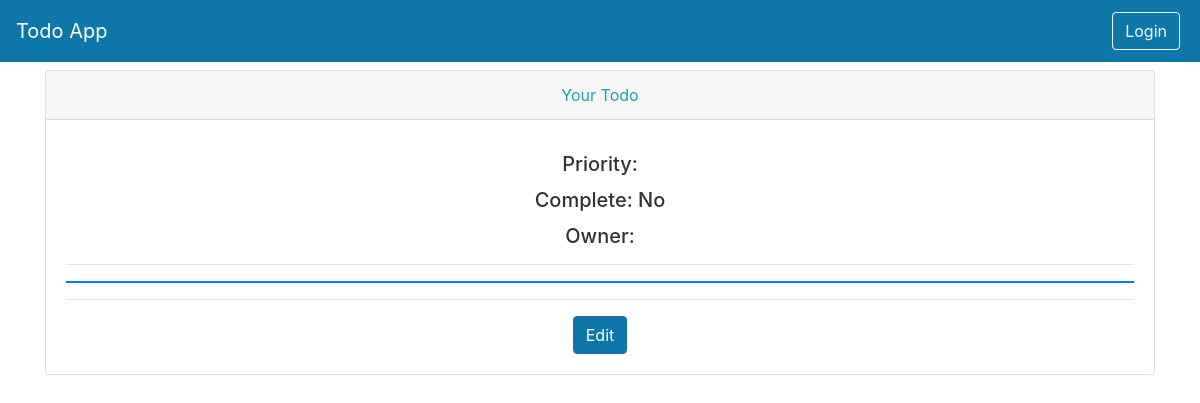
/todos/view-todo/14, run on an earlier commit of the app's database.
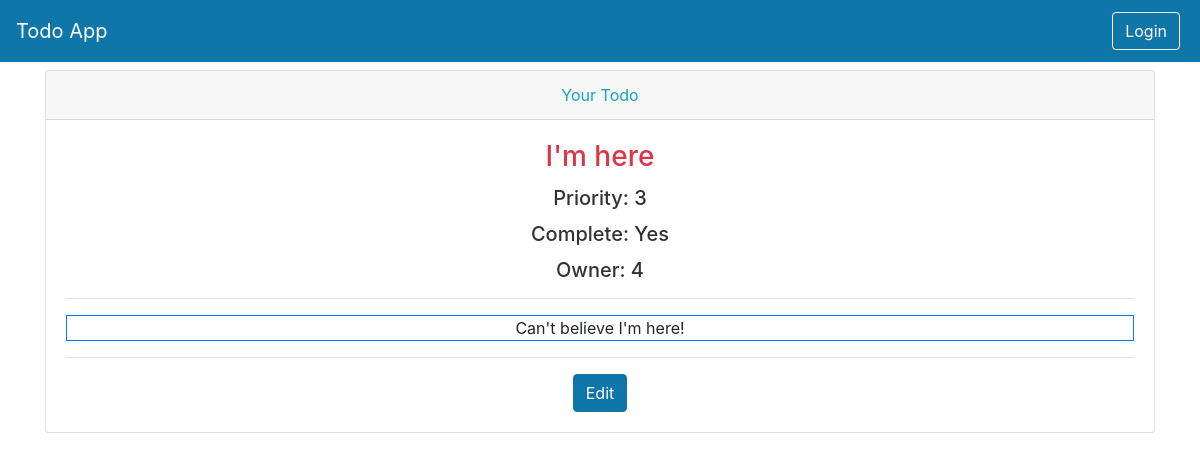
And on a later commit of the database.
### models.py (models this page shows)
class Todos(Base):
    __tablename__ = "todos"
    id = Column(Integer, primary_key=True, index=True)
    title = Column(String)
    description = Column(String)
    priority = Column(Integer)
    complete = Column(Boolean, default=False)
    owner_id = Column(Integer, ForeignKey("users.id"))
    owner = relationship("Users", back_populates="todos")

### routers/todos.py (the view)
@router.get("/view-todo/{todo_id}", response_class=HTMLResponse)
async def view_todo(request: Request, todo_id: int, db: Session = Depends(get_db)):
    user = await get_current_user(request)
    todo = db.query(models.Todos).filter(models.Todos.id == todo_id).first()
    context = {"request": request, "todo": todo, 'user': user}
    return templates.TemplateResponse("todo_description.html", context=context)

### templates/todo_description.html
{% include 'layout.html' %}
<div class="container">
  <div class="card">
    <div class="card-header text-info text-center">Your Todo</div>
    <div class="card-body text-center">
      <h3 class="card-title text-danger">{{todo.title}}</h3>
      <h5 class="card-title">Priority: {{todo.priority}}</h5>
      <h5 class="card-title">Complete: {{'Yes' if todo.complete else 'No'}}</h5>
      <h5 class="card-title">Owner: {{todo.owner_id}}</h5>
      <hr />
      <div class="container border border-primary">
        <p class="card-text">{{todo.description}}</p>
      </div>
      <hr />
      <a
        href="/todos/edit-todo/{{todo.id}}"
        class="btn btn-primary"
        >Edit</a
      >
    </div>
  </div>
</div>

### templates/layout.html (shortened to what this page needs)
<!DOCTYPE html>
<html lang="en">
  <head>
    <link
      rel="stylesheet"
      type="text/css"
      href="{{ url_for('static', path='/todo/css/base.css') }}"
    />
    <link
      rel="stylesheet"
      type="text/css"
      href="{{ url_for('static', path='/todo/css/bootstrap.css') }}"
    />
  </head>
  <body>
    {% include 'navbar.html' %}
  </body>
</html>

### templates/navbar.html (shortened to what this page needs)
<div>
<nav class="navbar navbar-expand-md navbar-dark main-color fixed-top">
  <a
    class="navbar-brand"
    href="/todos"
    >Todo App</a
  >
  <div
    class="collapse navbar-collapse"
    id="navbarNav"
  >
    <ul class="navbar-nav ml-auto">
    {% if user %}
      <li class="nav-item m-1">
        <a
          class="btn btn-outline-dark"
          href="/auth/profile"
          >My Profile
        </a>
      </li>
      <li class="nav-item m-1">
        <a
          class="btn btn-outline-light"
          href="/auth/logout"
          >Logout
        </a>
      </li>
    {% else %}
      <li class="nav-item m-1">
        <a
          class="btn btn-outline-light"
          href="/auth/login"
          >Login
        </a>
      </li>
    {% endif %}
    </ul>
  </div>
</nav>
</div>

### static/todo/css/base.css (style rules this page uses)
body { background: #fafafa; color: #33333a; padding-top: 70px; }
h1, h2, h3, h4, h5, h6 { color: #323232; }
.main-color { background-color: #0e76a8 ; }

What changed in the data, as far as the page shows it:
added Todos: title "I'm here", priority "3", complete "Yes", owner_id "4", description "Can't believe I'm here!"
Also different on the page:
{{ 'Yes' if todo.complete else 'No' }}: "No" → (not shown)
